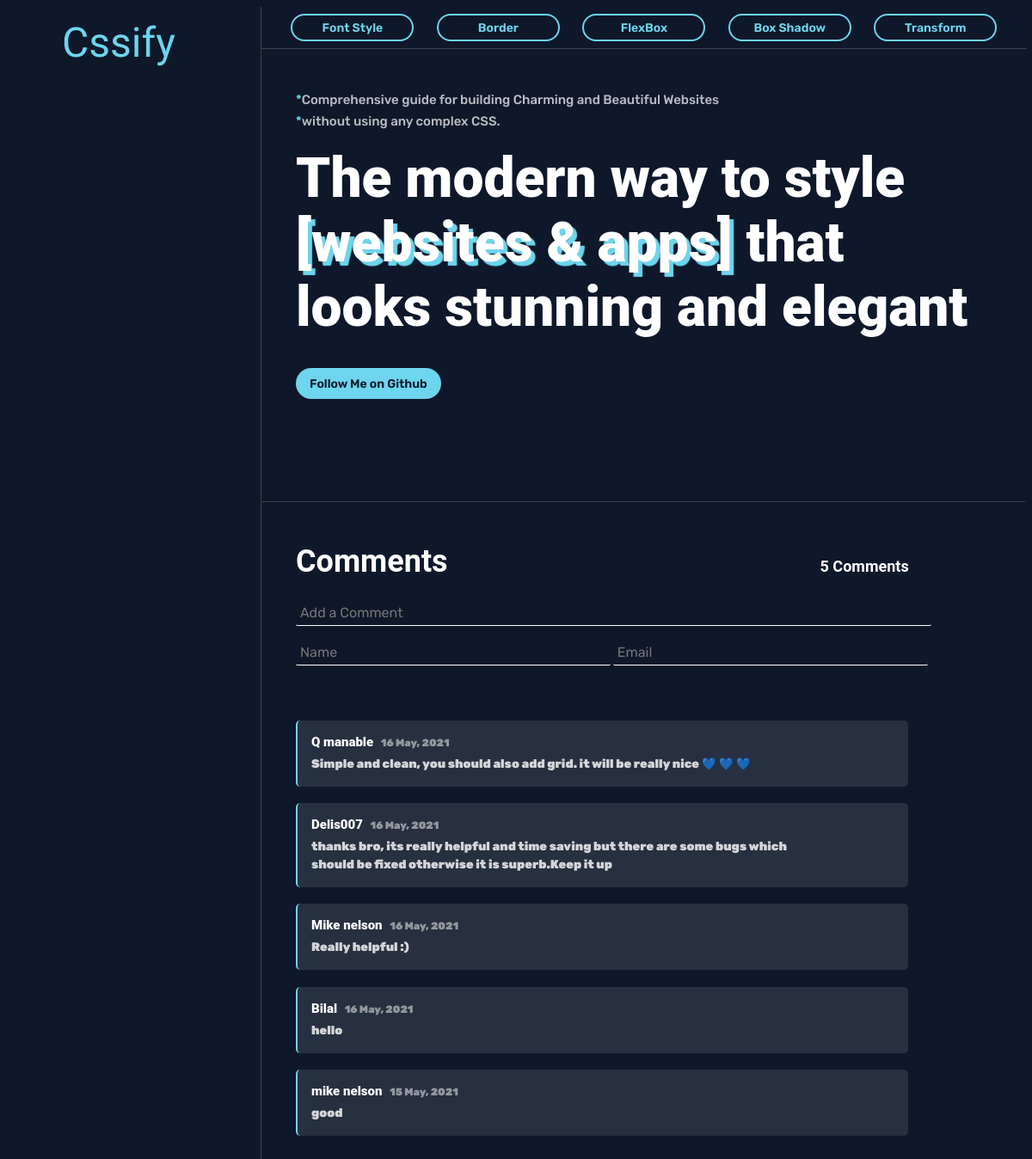
The app's page /, older data.
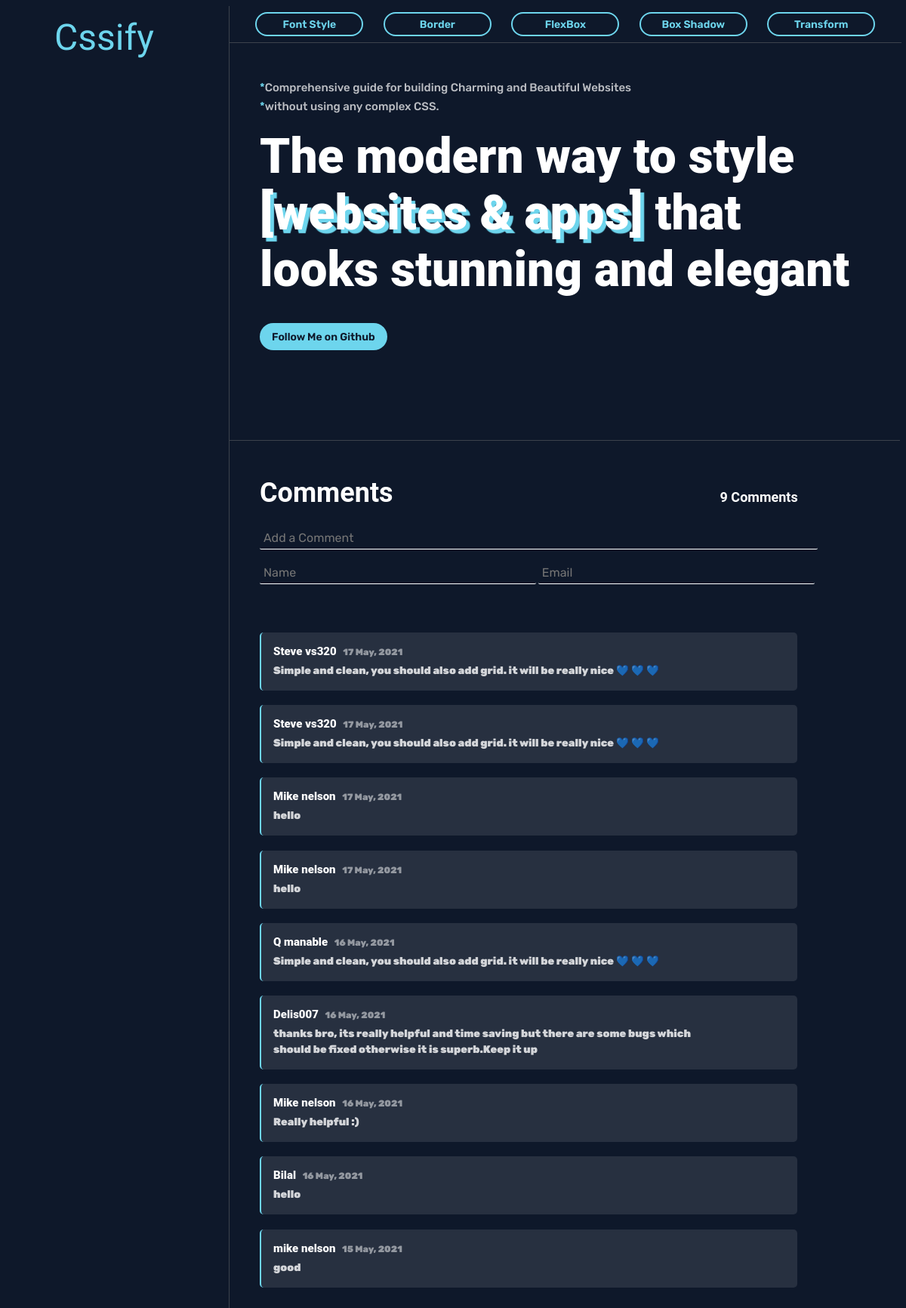
The same page, newer data.
### main/models.py (models this page shows)
class CommentSection(models.Model):
     name = models.CharField(max_length=126)
     email = models.EmailField(max_length=256)
     comment = models.CharField(max_length=1000)
     date_added = models.DateTimeField(auto_now_add=True, null=True)

### main/views.py (the view)
# urls.py: path('', views.HomeView, name='Home'),
def HomeView(request):
     return ViewGenerator(request, 'home.html')

### main/forms.py
class Comment_Section(forms.ModelForm):
     class Meta:
          model = CommentSection
          fields = ['name', 'email', 'comment']
          widgets = {
               'name': forms.TextInput(attrs={'class': 'comment-sec', 'placeholder': 'Name'}),
               'email': forms.TextInput(attrs={'class': 'comment-sec', 'placeholder': 'Email'}),
               'comment': forms.TextInput(attrs={'class': 'comment-sec', 'id':'body','placeholder': 'Add a Comment'})
          }

### main/utils.py (called while the page is built)
def Commments(request):
     form = Comment_Section(request.POST or None)
     if form.is_valid() :
          name = form.cleaned_data['name'].capitalize()
          CommentSection.objects.create(name=name, email=form.cleaned_data['email'],comment=form.cleaned_data['comment'])
          form = Comment_Section()
     comments = CommentSection.objects.all().order_by('-date_added')[:15]
     count= CommentSection.objects.all().count()
     return {'count':count,'comments':comments,'form':form}

def ViewGenerator(request, file):
     comment_section = Commments(request)
     return render(request, file, comment_section)

### templates/home.html (shortened to what this page needs)
{% extends 'Acessories/base.html' %}
{% block content %}
<div id='intro' style="margin-top: 6rem;">Comprehensive guide for building Charming and Beautiful Websites </div>
<div id='intro'>without using any complex CSS.</div>
<h1 id="heading">The modern way to style <br> <span id="glow">[websites & apps] </span> that <br>looks stunning and elegant</h1>
<a href="https://github.com/dark-glich" target="_blank" id='button'> Follow Me on Github </a>
{% endblock %}

### templates/Acessories/base.html (shortened to what this page needs)
{% load static %}
<!DOCTYPE html>
<html lang="en">
<head>
     <link rel="stylesheet" href="https://cdnjs.cloudflare.com/ajax/libs/font-awesome/4.7.0/css/font-awesome.min.css">
     <link rel="stylesheet" href="{% static 'Css/base.css'%}">
</head>
<body>
     <div class="container">
          <div class="sidebar">
               <h1 id="title"><a href="{%url 'Home'%}">Cssify</a></h1>
          </div>
          <div class="main">
               <nav>
                    <a id="FontStyle" href="{% url 'FontStyle'%}" class="mode">Font Style</a>
                    <a id="BorderStyle" href="{% url 'BorderStyle'%}" class="mode">Border</a>
                    <a id="FlexStyle" href="{% url 'FlexStyle'%}" class="mode">FlexBox</a>
                    <a id="ShadowStyle" href="{% url 'ShadowStyle'%}" class="mode">Box Shadow</a>
                    <a id="TransformStyle" href="{% url 'TransformStyle'%}" class="mode">Transform</a>
               </nav>
               {% block content %}  {% endblock %}
               {% include 'Acessories/coment-section.html' %}
          </div>
     </div>
</body>
</html>

### templates/Acessories/coment-section.html (shortened to what this page needs)
<div class="main-section">
     <div id="margin"></div>
     <h1 id="title">Comments <span style="font-size: 50%; margin-left: 50%;" >{{count}} Comments</span></h1>
     <form class="comment-container" method="POST">{%csrf_token%}
          {{form.comment}}
          {{form.name}}
          {{form.email}}
     </form>
     <div class='comment-container'>
          {%for comment in comments%}
          <div class="comment">
               <div>
                    <span id="name">{{comment.name}}</span>
                    <span id="date">{{comment.date_added|date:"d M, Y"}}</span>
                    <div id="body">{{comment.comment}}</div>
               </div>
          </div>
          {% endfor %}
     </div>
</div>

### static/Css/base.css (style rules this page uses)
body { background-color: #0E182A; -webkit-perspective: 1000px; perspective: 1000px; }
a { text-decoration: none; color: #6dd5ed; }
.container { color: white; font-family: "Rubik", sans-serif; font-weight: 600; font-size: 14px; display: -ms-grid; display: grid; -ms-grid-columns: 25% 75%; grid-template-columns: 25% 75%; height: 93vh; }
.container .sidebar { border-right: 0.4px solid rgba(122, 122, 122, 0.432); background-color: #0E182A; }
.container .sidebar #title { color: #6dd5ed; font-family: "Fredoka One", cursive; font-size: 3rem; font-weight: 400; padding-left: 4rem; line-height: 20px; padding-bottom: 30px; }
.container .main { background-color: #0E182A; }
.container .main nav { position: absolute; top: 0px; display: -webkit-box; display: -ms-flexbox; display: flex; -webkit-box-pack: space-evenly; -ms-flex-pack: space-evenly; justify-content: space-evenly; padding: 0.5rem; width: 73.8%; border-bottom: 0.4px solid rgba(122, 122, 122, 0.432); background-color: #0E182A; }
.container .main nav .mode { color: #6dd5ed; border: 2px solid #6dd5ed; padding: 0.35rem; text-align: center; border-radius: 20px; width: 8rem; -webkit-transition: background-color 500ms ease; transition: background-color 500ms ease; cursor: pointer; }
.container .main #intro { color: rgba(255, 255, 255, 0.712); font-size: 15px; position: relative; margin-left: 2.5rem; font-weight: 500; line-height: 25px; }
.container .main #intro::before { content: '*'; color: #6dd5ed; }
.container .main #heading { margin-top: 1rem; font-size: 64px; font-weight: 900; font-family: 'roboto'; margin-left: 2.5rem; min-height: 60px; }
.container .main #heading #glow { text-shadow: 5px 5px 1px #6dd5ed; }
.container .main #button { margin-left: 2.5rem; z-index: 1; font-size: 14px; color: #0E182A; background-color: #6dd5ed; padding: 0.6rem 1rem; border-radius: 20px; -webkit-transition: -webkit-box-shadow 500ms ease; transition: -webkit-box-shadow 500ms ease; transition: box-shadow 500ms ease; transition: box-shadow 500ms ease, -webkit-box-shadow 500ms ease; }
.main-section { margin-top: 8rem; font-weight: 900; }
.main-section #margin { border-top: 0.4px solid rgba(122, 122, 122, 0.432); }
.main-section #title { margin-left: 2.5rem; padding-top: 1.5rem; font-family: 'roboto'; font-size: 36px; }
.main-section .comment-container { margin-left: 2.5rem; margin-bottom: 3rem; }
.main-section .comment-container .comment-sec { border: none; outline: none; width: 42%; display: inline-block; padding: 5px; color: white; font-size: 16px; background-color: rgba(255, 255, 255, 0); border-bottom: 1.2px solid white; font-family: "Rubik", sans-serif; -webkit-transition: border-bottom 300ms ease; transition: border-bottom 300ms ease; margin-bottom: 1rem; border-radius: 2px; }
.main-section .comment-container #body { width: 86%; }
.comment { background-color: rgba(255, 255, 255, 0.1); width: 80%; padding: 1rem; border-radius: 5px; margin-top: 1.2rem; border-left: 2px solid #6dd5ed; }
.comment #name { font-family: 'roboto'; font-size: 15px; font-weight: 800; }
.comment #date { color: rgba(255, 255, 255, 0.5); font-size: 12px; padding-left: 6px; }
.comment #body { margin-top: 6px; line-height: 150%; color: rgba(255, 255, 255, 0.8); }

Row changes from the older to the newer data that the page shows:
added CommentSection: name "Steve vs320", date_added "17 May, 2021", comment "Simple and clean, you should also add grid. it will be really nice 💙 💙 💙"
added CommentSection: name "Steve vs320", date_added "17 May, 2021", comment "Simple and clean, you should also add grid. it will be really nice 💙 💙 💙"
added CommentSection: name "Mike nelson", date_added "17 May, 2021", comment "hello"
added CommentSection: name "Mike nelson", date_added "17 May, 2021", comment "hello"
Text that changed along with them:
{{ count }}: "5" → "9"
